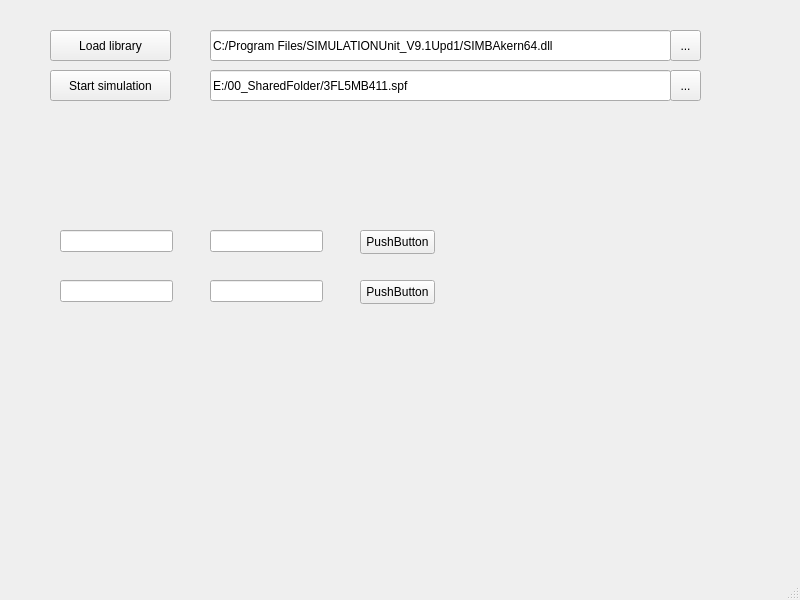
<?xml version="1.0" encoding="UTF-8"?>
<ui version="4.0">
 <class>MainWindow</class>
 <widget class="QMainWindow" name="MainWindow">
  <property name="geometry">
   <rect>
    <x>0</x>
    <y>0</y>
    <width>800</width>
    <height>600</height>
   </rect>
  </property>
  <property name="windowTitle">
   <string>MainWindow</string>
  </property>
  <widget class="QWidget" name="centralwidget">
   <widget class="QToolButton" name="toolButton">
    <property name="geometry">
     <rect>
      <x>670</x>
      <y>30</y>
      <width>31</width>
      <height>31</height>
     </rect>
    </property>
    <property name="text">
     <string>...</string>
    </property>
   </widget>
   <widget class="QPushButton" name="loadLibraryButton">
    <property name="geometry">
     <rect>
      <x>50</x>
      <y>30</y>
      <width>121</width>
      <height>31</height>
     </rect>
    </property>
    <property name="text">
     <string>Load library</string>
    </property>
   </widget>
   <widget class="QToolButton" name="toolButton_2">
    <property name="geometry">
     <rect>
      <x>670</x>
      <y>70</y>
      <width>31</width>
      <height>31</height>
     </rect>
    </property>
    <property name="text">
     <string>...</string>
    </property>
   </widget>
   <widget class="QPushButton" name="startSimUnitButton">
    <property name="geometry">
     <rect>
      <x>50</x>
      <y>70</y>
      <width>121</width>
      <height>31</height>
     </rect>
    </property>
    <property name="text">
     <string>Start simulation</string>
    </property>
   </widget>
   <widget class="QLineEdit" name="libPathEdit">
    <property name="geometry">
     <rect>
      <x>210</x>
      <y>30</y>
      <width>461</width>
      <height>31</height>
     </rect>
    </property>
    <property name="text">
     <string>C:/Program Files/SIMULATIONUnit_V9.1Upd1/SIMBAkern64.dll</string>
    </property>
   </widget>
   <widget class="QLineEdit" name="simPathEdit">
    <property name="geometry">
     <rect>
      <x>210</x>
      <y>70</y>
      <width>461</width>
      <height>31</height>
     </rect>
    </property>
    <property name="text">
     <string>E:/00_SharedFolder/3FL5MB411.spf</string>
    </property>
   </widget>
   <widget class="QLineEdit" name="symbol1">
    <property name="geometry">
     <rect>
      <x>60</x>
      <y>230</y>
      <width>113</width>
      <height>22</height>
     </rect>
    </property>
   </widget>
   <widget class="QLineEdit" name="value1">
    <property name="geometry">
     <rect>
      <x>210</x>
      <y>230</y>
      <width>113</width>
      <height>22</height>
     </rect>
    </property>
   </widget>
   <widget class="QPushButton" name="pushButton">
    <property name="geometry">
     <rect>
      <x>360</x>
      <y>230</y>
      <width>75</width>
      <height>24</height>
     </rect>
    </property>
    <property name="text">
     <string>PushButton</string>
    </property>
   </widget>
   <widget class="QLineEdit" name="symbol2">
    <property name="geometry">
     <rect>
      <x>60</x>
      <y>280</y>
      <width>113</width>
      <height>22</height>
     </rect>
    </property>
   </widget>
   <widget class="QLineEdit" name="value2">
    <property name="geometry">
     <rect>
      <x>210</x>
      <y>280</y>
      <width>113</width>
      <height>22</height>
     </rect>
    </property>
   </widget>
   <widget class="QPushButton" name="pushButton_2">
    <property name="geometry">
     <rect>
      <x>360</x>
      <y>280</y>
      <width>75</width>
      <height>24</height>
     </rect>
    </property>
    <property name="text">
     <string>PushButton</string>
    </property>
   </widget>
  </widget>
  <widget class="QMenuBar" name="menubar">
   <property name="geometry">
    <rect>
     <x>0</x>
     <y>0</y>
     <width>800</width>
     <height>22</height>
    </rect>
   </property>
  </widget>
  <widget class="QStatusBar" name="statusbar"/>
 </widget>
 <resources/>
 <connections/>
</ui>
